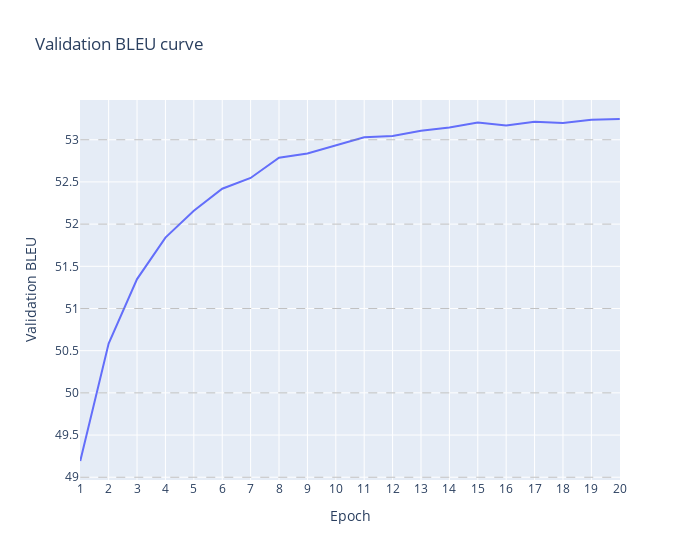

Notebook source saved alongside this figure:
### Markdown cell above
### Experiment 2: Cosine

### Code cell
losses = [
    49.1924, 50.5837, 51.3486, 51.8397, 52.1582, 52.4192, 52.5472,
    52.7878, 52.8375, 52.9348, 53.0293, 53.0442, 53.1071, 53.1462,
    53.2052, 53.1698, 53.2126, 53.1987, 53.2357, 53.2459
]
scale_values = [i for i in range(49, 54, 1)]
plot_training_evolution_curve(losses, scale_values)

### Figure 1 — Plotly figure (JSON) as saved in the notebook; plotly's stock layout.template omitted (floating-point values rounded to 4 significant figures)
{"data": [{"mode": "lines", "name": "Validation BLEU", "x": [1, 2, 3, 4, 5, 6, 7, 8, 9, 10, 11, 12, 13, 14, 15, 16, 17, 18, 19, 20], "y": [49.19, 50.58, 51.35, 51.84, 52.16, 52.42, 52.55, 52.79, 52.84, 52.93, 53.03, 53.04, 53.11, 53.15, 53.21, 53.17, 53.21, 53.2, 53.24, 53.25], "type": "scatter"}], "layout": {"shapes": [{"line": {"color": "gray", "dash": "dash", "width": 0.5}, "type": "line", "x0": 1, "x1": 20, "y0": 49, "y1": 49}, {"line": {"color": "gray", "dash": "dash", "width": 0.5}, "type": "line", "x0": 1, "x1": 20, "y0": 50, "y1": 50}, {"line": {"color": "gray", "dash": "dash", "width": 0.5}, "type": "line", "x0": 1, "x1": 20, "y0": 51, "y1": 51}, {"line": {"color": "gray", "dash": "dash", "width": 0.5}, "type": "line", "x0": 1, "x1": 20, "y0": 52, "y1": 52}, {"line": {"color": "gray", "dash": "dash", "width": 0.5}, "type": "line", "x0": 1, "x1": 20, "y0": 53, "y1": 53}], "xaxis": {"title": {"text": "Epoch"}, "dtick": 1}, "yaxis": {"title": {"text": "Validation BLEU"}}, "title": {"text": "Validation BLEU curve"}, "width": 700}}
